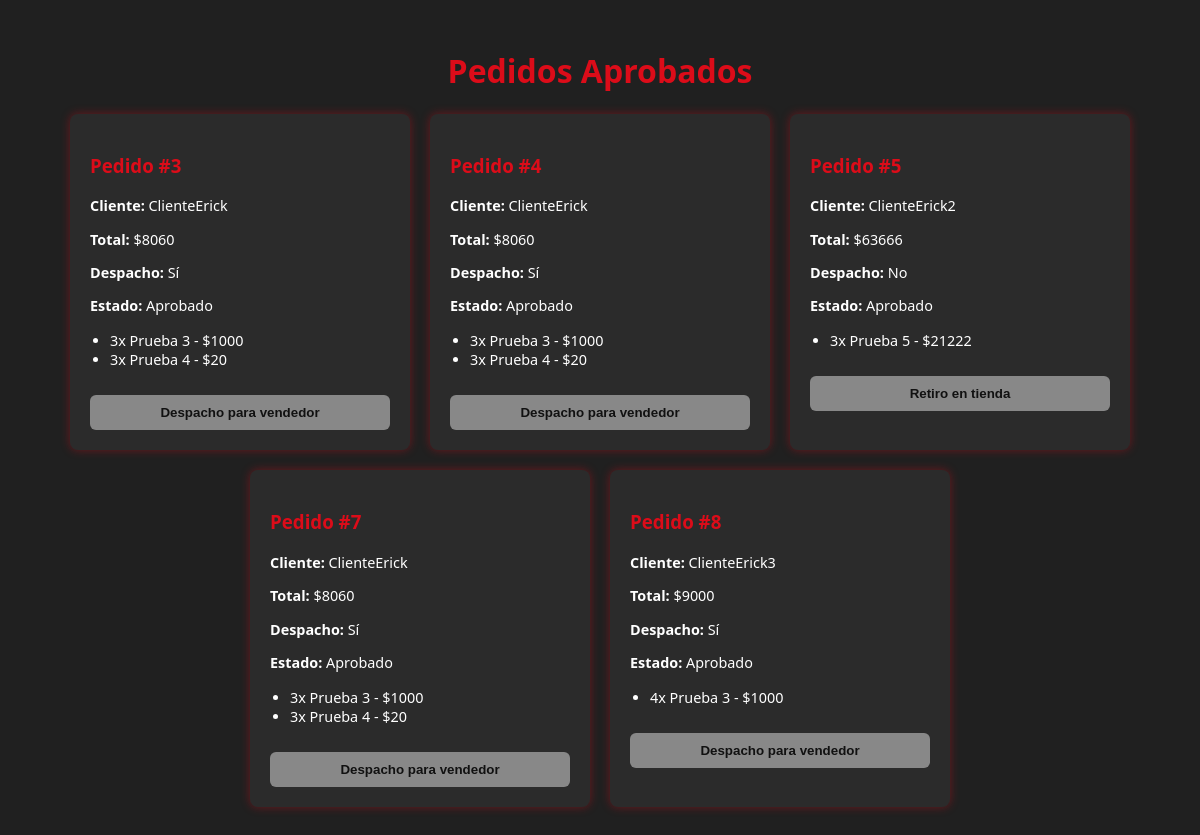
Before: /api/venta/bodeguero_site/ with the older database file.
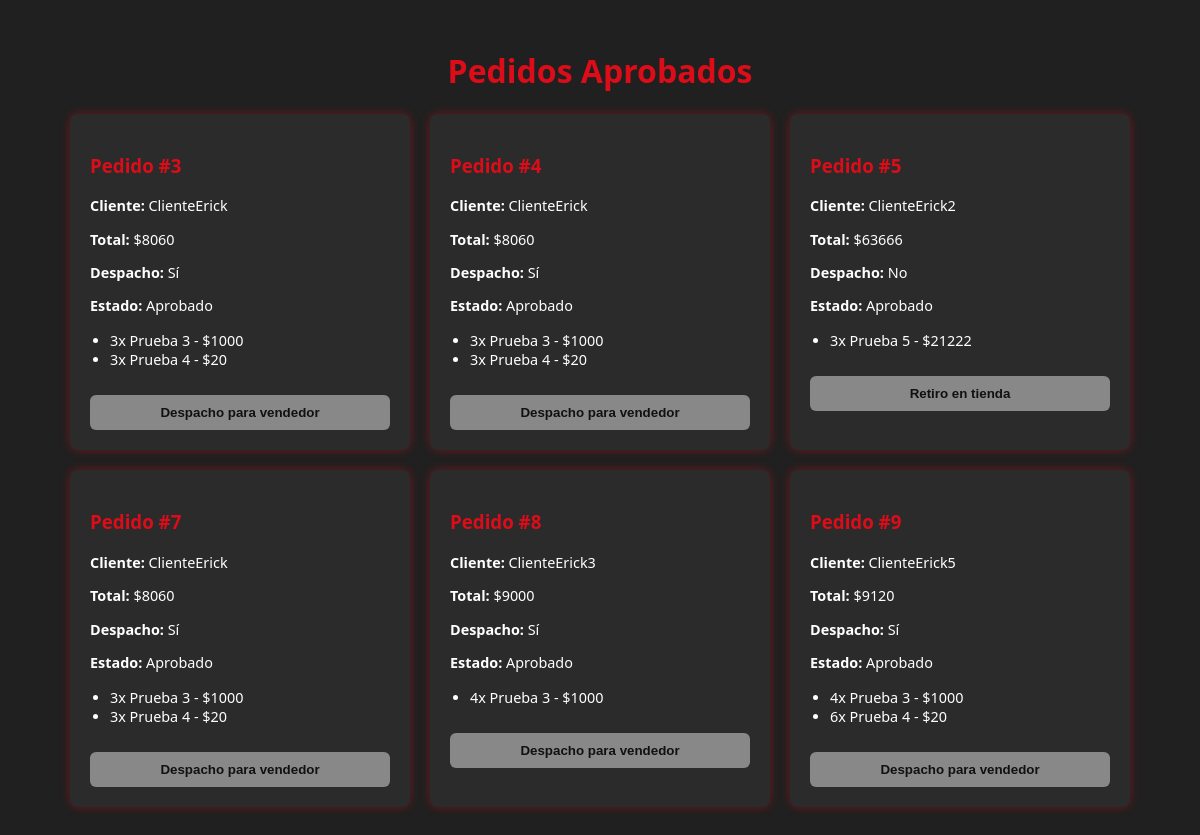
After: the same page with the newer database file.
### api_venta/models.py (models this page shows, shortened)
class Pedido(models.Model):
    usuario = models.ForeignKey(settings.AUTH_USER_MODEL, on_delete=models.CASCADE, related_name='pedidos')
    fecha = models.DateTimeField(auto_now_add=True)
    productos = models.JSONField()  # Copia exacta del carrito en el momento del pedido
    total = models.IntegerField()
    despacho = models.BooleanField(default=False)
    aprobado = models.BooleanField(null=True)  # None = pendiente, True = aprobado, False = rechazado
    preparado = models.BooleanField(default=False)  # Nuevo campo
    entregado = models.BooleanField(default=False)  # NUEVO CAMPO
    @property
    def estado(self):
        if self.aprobado is None:
            return "Pendiente"
        elif self.aprobado is True:
            return "Aprobado"
        elif self.preparado is False:
            return "Rechazado"
        else:
            return "Listo para " + ("despacho" if self.despacho else "retiro")

### api_usuario/models.py (models this page shows, shortened)
class Usuario(AbstractBaseUser, PermissionsMixin):
    TIPO_USUARIO = (
        ('cliente', 'Cliente'),
        ('vendedor', 'Vendedor'),
        ('bodeguero', 'Bodeguero'),
        ('contador', 'Contador'),
        ('administrador', 'Administrador'),
    )
    nombre = models.CharField(max_length=100, unique=True)
    email = models.EmailField(null=True, blank=True)
    direccion = models.CharField(max_length=255, null=True, blank=True)
    tipo_usuario = models.CharField(max_length=20, choices=TIPO_USUARIO)
    is_active = models.BooleanField(default=True)
    is_staff = models.BooleanField(default=False)
    must_change_password = models.BooleanField(default=True)
    USERNAME_FIELD = 'nombre'
    REQUIRED_FIELDS = ['email']
    objects = UsuarioManager()

### api_venta/views.py (the view)
# urls.py: path('bodeguero_site/', views.bodeguero_site, name='bodeguero_site'),
def bodeguero_site(request):
    pedidos = Pedido.objects.filter(aprobado=True)
    return render(request, 'api_venta/bodeguero_site.html', {'pedidos': pedidos})

### api_venta/templates/api_venta/bodeguero_site.html (shortened to what this page needs)
{% load static %}
<!DOCTYPE html>
<html lang="es">
<head>
  <link rel="stylesheet" href="{% static 'api_venta/css/bodeguero_site.css' %}">
</head>
<body>
<h1>Pedidos Aprobados</h1>
{% if pedidos %}
  <div class="contenedor-pedidos">
    {% for pedido in pedidos %}
      <div class="card-pedido">
        <h3>Pedido #{{ pedido.id }}</h3>
        <p><strong>Cliente:</strong> {{ pedido.usuario.nombre }}</p>
        <p><strong>Total:</strong> ${{ pedido.total }}</p>
        <p><strong>Despacho:</strong> {{ pedido.despacho|yesno:"Sí,No" }}</p>
        <p><strong>Estado:</strong> {{ pedido.estado }}</p>
        <ul>
          {% for item in pedido.productos %}
            <li>{{ item.cantidad }}x {{ item.nombre }} - ${{ item.precio }}</li>
          {% endfor %}
        </ul>
        {% if not pedido.preparado %}
          <form method="post" action="{% url 'preparar_pedido' pedido.id %}">
            {% csrf_token %}
            <button type="submit" class="btn-preparar">Preparar pedido</button>
          </form>
        {% else %}
          {% if pedido.despacho %}
            <button disabled class="btn-despacho">Despacho para vendedor</button>
          {% else %}
            <button disabled class="btn-retiro">Retiro en tienda</button>
          {% endif %}
        {% endif %}
      </div>
    {% endfor %}
  </div>
{% else %}
  <p class="mensaje-vacio">No hay pedidos aprobados.</p>
{% endif %}
</body>
</html>

### api_venta/static/api_venta/css/bodeguero_site.css (style rules this page uses)
body { background-color: #202020; color: #fff; font-family: 'Segoe UI', sans-serif; padding: 20px; }
h1 { text-align: center; color: #dc0c19; }
.contenedor-pedidos { display: flex; flex-wrap: wrap; gap: 20px; justify-content: center; }
.card-pedido { background-color: #2b2b2b; border-radius: 8px; padding: 20px; width: 300px; box-shadow: 0 0 10px rgba(220, 12, 25, 0.4); }
.card-pedido h3 { color: #dc0c19; }
.card-pedido p, .card-pedido li { font-size: 0.9rem; }
ul { padding-left: 20px; }
button { margin-top: 10px; padding: 10px; width: 100%; border: none; border-radius: 6px; font-weight: bold; cursor: pointer; }
.btn-despacho, .btn-retiro { background-color: #888; color: #111; cursor: not-allowed; }

Changed rows visible on the page:
added Pedido: id "9", usuario.nombre "ClienteErick5", total "9120", despacho "Sí", estado "Aprobado", cantidad "4" "6", nombre "Prueba 3" "Prueba 4", precio "1000" "20", preparado "Despacho para vendedor"
